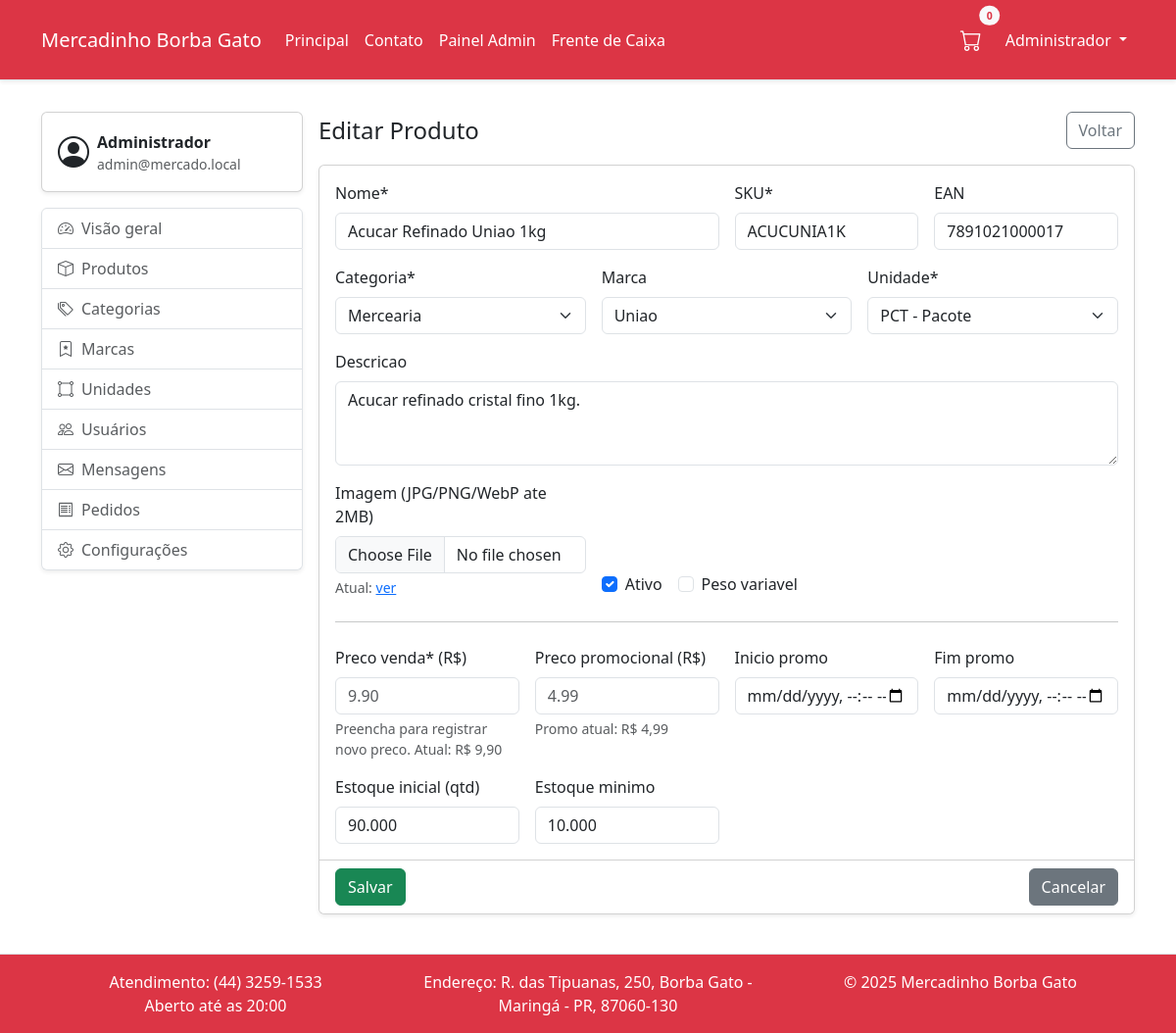
Screenshot of /public/admin/produtos/editar?id=26 (signed in) with the database file from the repository.
### tables this page shows
CREATE TABLE `produto` (
  `id` int NOT NULL AUTO_INCREMENT,
  `nome` varchar(180) NOT NULL,
  `sku` varchar(60) NOT NULL,
  `ean` varchar(14) DEFAULT NULL,
  `categoria_id` int NOT NULL,
  `marca_id` int DEFAULT NULL,
  `unidade_id` int NOT NULL,
  `descricao` text,
  `imagem` varchar(255) DEFAULT NULL,
  `ativo` tinyint(1) NOT NULL DEFAULT '1',
  `peso_variavel` tinyint(1) NOT NULL DEFAULT '0',
  `criado_em` timestamp NOT NULL DEFAULT CURRENT_TIMESTAMP,
  PRIMARY KEY (`id`),
  UNIQUE KEY `uq_produto_sku` (`sku`),
  UNIQUE KEY `uq_produto_ean` (`ean`),
  KEY `idx_produto_nome` (`nome`),
  KEY `idx_produto_cat` (`categoria_id`),
  KEY `idx_produto_marca` (`marca_id`),
  KEY `idx_produto_unidade` (`unidade_id`),
  KEY `idx_produto_cat_ativo` (`categoria_id`,`ativo`),
  CONSTRAINT `fk_produto_categoria` FOREIGN KEY (`categoria_id`) REFERENCES `categoria` (`id`) ON UPDATE CASCADE,
  CONSTRAINT `fk_produto_marca` FOREIGN KEY (`marca_id`) REFERENCES `marca` (`id`) ON DELETE SET NULL ON UPDATE CASCADE,
  CONSTRAINT `fk_produto_unidade` FOREIGN KEY (`unidade_id`) REFERENCES `unidade` (`id`) ON UPDATE CASCADE
);

CREATE TABLE `categoria` (
  `id` int NOT NULL AUTO_INCREMENT,
  `nome` varchar(120) NOT NULL,
  `slug` varchar(140) NOT NULL,
  `ativa` tinyint(1) NOT NULL DEFAULT '1',
  `ordem` int DEFAULT NULL,
  PRIMARY KEY (`id`),
  UNIQUE KEY `uq_categoria_slug` (`slug`),
  KEY `idx_categoria_ativa` (`ativa`,`ordem`)
);

CREATE TABLE `marca` (
  `id` int NOT NULL AUTO_INCREMENT,
  `nome` varchar(120) NOT NULL,
  PRIMARY KEY (`id`),
  UNIQUE KEY `uq_marca_nome` (`nome`)
);

CREATE TABLE `unidade` (
  `id` int NOT NULL AUTO_INCREMENT,
  `sigla` varchar(10) NOT NULL,
  `descricao` varchar(60) DEFAULT NULL,
  PRIMARY KEY (`id`),
  UNIQUE KEY `uq_unidade_sigla` (`sigla`)
);

CREATE TABLE `preco` (
  `id` int NOT NULL AUTO_INCREMENT,
  `produto_id` int NOT NULL,
  `preco_venda` decimal(12,2) NOT NULL,
  `preco_promocional` decimal(12,2) DEFAULT NULL,
  `inicio_promo` datetime DEFAULT NULL,
  `fim_promo` datetime DEFAULT NULL,
  `criado_em` timestamp NOT NULL DEFAULT CURRENT_TIMESTAMP,
  PRIMARY KEY (`id`),
  KEY `idx_preco_produto` (`produto_id`,`inicio_promo`,`fim_promo`),
  CONSTRAINT `fk_preco_produto` FOREIGN KEY (`produto_id`) REFERENCES `produto` (`id`) ON DELETE CASCADE ON UPDATE CASCADE
);

### App/Views/admin/produtos/form.php (the view, shortened to what the rows shown need)
<?php
$categorias = $categorias ?? [];
$marcas     = $marcas     ?? [];
$unidades   = $unidades   ?? [];
$estoque    = $estoque    ?? null;
$precoAtual = $precoAtual ?? null;
?>
<?php
$precoVendaPlaceholder = '';
$precoVendaHint = '';
$precoPromoPlaceholder = '';
$precoPromoHint = '';
$inicioPromoValue = '';
$fimPromoValue = '';
if (is_array($precoAtual)) {
    if (isset($precoAtual['preco_venda'])) {
        $precoVendaPlaceholder = number_format((float)$precoAtual['preco_venda'], 2, '.', '');
        $precoVendaHint = number_format((float)$precoAtual['preco_venda'], 2, ',', '.');
    }
    if (isset($precoAtual['preco_promocional']) && $precoAtual['preco_promocional'] !== null) {
        $precoPromoPlaceholder = number_format((float)$precoAtual['preco_promocional'], 2, '.', '');
        $precoPromoHint = number_format((float)$precoAtual['preco_promocional'], 2, ',', '.');
    }
}
?>
<!doctype html>
<html lang="pt-br">
<head>
  <link rel="stylesheet" href="<?= \App\Core\Url::to('/assets/css/bootstrap.min.css') ?>" />
  <link href="https://cdn.jsdelivr.net/npm/bootstrap-icons@1.10.5/font/bootstrap-icons.css" rel="stylesheet" />
  <link rel="stylesheet" href="<?= \App\Core\Url::to('/assets/site/css/style.css') ?>" />
</head>
<body>
<div class="d-flex flex-column wrapper">
  <?php require __DIR__ . '/../../partials/navbar.php'; ?>
  <main class="flex-fill">
    <div class="container py-3">
      <div class="row g-3">
        <div class="col-12 col-lg-3">
          <?php require __DIR__ . '/../../partials/admin-sidebar.php'; ?>
        </div>
        <div class="col-12 col-lg-9">
          <div class="d-flex align-items-center justify-content-between mb-3">
            <h1 class="h4 mb-0"><?= htmlspecialchars($title ?? 'Produto') ?></h1>
            <a class="btn btn-outline-secondary" href="<?= \App\Core\Url::to('/admin/produtos') ?>">Voltar</a>
          </div>
          <?php
          $isEdit = isset($produto) && $produto !== null;
          $action = $isEdit ? \App\Core\Url::to('/admin/produtos/editar') : \App\Core\Url::to('/admin/produtos/criar');
          ?>
          <form method="post" action="<?= $action ?>" enctype="multipart/form-data" class="card shadow-sm">
            <div class="card-body">
              <div class="row g-3">
                <div class="col-md-6">
                  <label class="form-label" for="produto-nome">Nome*</label>
                  <input id="produto-nome" class="form-control" name="nome" required value="<?= $isEdit ? htmlspecialchars($produto->nome) : '' ?>">
                </div>
                <div class="col-md-3">
                  <label class="form-label" for="produto-sku">SKU*</label>
                  <input id="produto-sku" class="form-control" name="sku" required value="<?= $isEdit ? htmlspecialchars($produto->sku) : '' ?>">
                </div>
                <div class="col-md-3">
                  <label class="form-label" for="produto-ean">EAN</label>
                  <input id="produto-ean" class="form-control" name="ean" value="<?= $isEdit ? htmlspecialchars($produto->ean ?? '') : '' ?>">
                </div>
                <div class="col-md-4">
                  <label class="form-label" for="produto-categoria">Categoria*</label>
                  <select id="produto-categoria" class="form-select" name="categoria_id" required>
                    <?php foreach ($categorias as $c): ?>
                      <option value="<?= (int)$c->id ?>" <?= $isEdit && $produto->categoriaId === $c->id ? 'selected' : '' ?>>
                        <?= htmlspecialchars($c->nome) ?>
                      </option>
                    <?php endforeach; ?>
                  </select>
                </div>
                <div class="col-md-4">
                  <label class="form-label" for="produto-marca">Marca</label>
                  <select id="produto-marca" class="form-select" name="marca_id">
                    <?php foreach ($marcas as $m): ?>
                      <option value="<?= (int)$m->id ?>" <?= $isEdit && $produto->marcaId === $m->id ? 'selected' : '' ?>>
                        <?= htmlspecialchars($m->nome) ?>
                      </option>
                    <?php endforeach; ?>
                  </select>
                </div>
                <div class="col-md-4">
                  <label class="form-label" for="produto-unidade">Unidade*</label>
                  <select id="produto-unidade" class="form-select" name="unidade_id" required>
                    <?php foreach ($unidades as $u): ?>
                      <option value="<?= (int)$u->id ?>" <?= $isEdit && $produto->unidadeId === $u->id ? 'selected' : '' ?>>
                        <?= htmlspecialchars($u->sigla) ?><?= $u->descricao ? ' - ' . htmlspecialchars($u->descricao) : '' ?>
                      </option>
                    <?php endforeach; ?>
                  </select>
                </div>
                <div class="col-12">
                  <label class="form-label" for="produto-descricao">Descricao</label>
                  <textarea id="produto-descricao" class="form-control" name="descricao" rows="3"><?= $isEdit ? htmlspecialchars($produto->descricao ?? '') : '' ?></textarea>
                </div>
                <div class="col-md-4">
                  <label class="form-label" for="produto-imagem">Imagem (JPG/PNG/WebP ate 2MB)</label>
                  <input id="produto-imagem" class="form-control" type="file" name="imagem" accept="image/jpeg,image/png,image/webp">
                  <?php if ($isEdit && $produto->imagem): ?>
                    <div class="form-text">Atual: <a target="_blank" href="<?= \App\Core\Url::to('/') . '/' . htmlspecialchars($produto->imagem) ?>">ver</a></div>
                  <?php endif; ?>
                </div>
                <div class="col-md-4 d-flex align-items-end">
                  <div class="form-check me-3">
                    <input class="form-check-input" type="checkbox" name="ativo" id="produto-ativo" <?= $isEdit ? ($produto->ativo ? 'checked' : '') : 'checked' ?>>
                    <label class="form-check-label" for="produto-ativo">Ativo</label>
                  </div>
                  <div class="form-check">
                    <input class="form-check-input" type="checkbox" name="peso_variavel" id="produto-peso" <?= $isEdit && $produto->pesoVariavel ? 'checked' : '' ?>>
                    <label class="form-check-label" for="produto-peso">Peso variavel</label>
                  </div>
                </div>
                <div class="col-12"><hr class="my-2"></div>
                <div class="col-md-3">
                  <label class="form-label" for="produto-preco-venda">Preco venda* (R$)</label>
                  <input id="produto-preco-venda" class="form-control" name="preco_venda" type="number" step="0.01" min="0" value="" placeholder="<?= htmlspecialchars($precoVendaPlaceholder) ?>" <?= $isEdit ? '' : 'required' ?>>
                  <?php if ($isEdit): ?>
                    <div class="form-text">
                      Preencha para registrar novo preco.<?php if ($precoVendaHint !== ''): ?> Atual: R$ <?= $precoVendaHint ?><?php endif; ?>
                    </div>
                  <?php elseif ($precoVendaHint !== ''): ?>
                    <div class="form-text">Atual: R$ <?= $precoVendaHint ?></div>
                  <?php endif; ?>
                </div>
                <div class="col-md-3">
                  <label class="form-label" for="produto-preco-promocional">Preco promocional (R$)</label>
                  <input id="produto-preco-promocional" class="form-control" name="preco_promocional" type="number" step="0.01" min="0" value="" placeholder="<?= htmlspecialchars($precoPromoPlaceholder) ?>">
                  <?php if ($precoPromoHint !== ''): ?>
                    <div class="form-text">Promo atual: R$ <?= $precoPromoHint ?></div>
                  <?php endif; ?>
                </div>
                <div class="col-md-3">
                  <label class="form-label" for="produto-inicio-promo">Inicio promo</label>
                  <input id="produto-inicio-promo" class="form-control" name="inicio_promo" type="datetime-local" value="" placeholder="<?= $inicioPromoValue ?>">
                </div>
                <div class="col-md-3">
                  <label class="form-label" for="produto-fim-promo">Fim promo</label>
                  <input id="produto-fim-promo" class="form-control" name="fim_promo" type="datetime-local" value="" placeholder="<?= $fimPromoValue ?>">
                </div>
                <div class="col-md-3">
                  <label class="form-label" for="produto-estoque-qtd">Estoque inicial (qtd)</label>
                  <input id="produto-estoque-qtd" class="form-control" name="estoque_qtd" type="number" step="0.001" min="0" value="<?= $isEdit && $estoque ? number_format($estoque['quantidade'], 3, '.', '') : '' ?>">
                </div>
                <div class="col-md-3">
                  <label class="form-label" for="produto-estoque-min">Estoque minimo</label>
                  <input id="produto-estoque-min" class="form-control" name="estoque_min" type="number" step="0.001" min="0" value="<?= $isEdit && $estoque ? number_format($estoque['minimo'], 3, '.', '') : '' ?>">
                </div>
              </div>
            </div>
            <div class="card-footer bg-white d-flex justify-content-between">
              <button class="btn btn-success" type="submit"><?= $isEdit ? 'Salvar' : 'Criar' ?></button>
              <a class="btn btn-secondary" href="<?= \App\Core\Url::to('/admin/produtos') ?>">Cancelar</a>
            </div>
          </form>
        </div>
      </div>
    </div>
  </main>
  <?php require __DIR__ . '/../../partials/footer.php'; ?>
</div>
</body>
</html>

### rows the page displays
produto: nome "Acucar Refinado Uniao 1kg", sku "ACUCUNIA1K", ean "7891021000017", categoria_id "Mercearia", marca_id "Uniao", unidade_id "PCT - Pacote", descricao "Acucar refinado cristal fino 1kg.", ativo "☑"
preco: preco_venda "9.90", preco_venda "9,90", preco_promocional "4.99", preco_promocional "4,99"

### other values shown
$cartCount "0"
$u['nome'] "Administrador"
$nome "Administrador"
$email "admin@mercado.local"
$title "Editar Produto"
